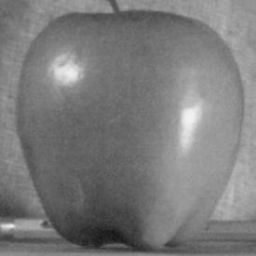
%> input picture Fourier Transformation/apple1.bmp, 256 x 256 px
$ octave appl.m   (GNU Octave 9; MATLAB toolbox functions it lacks are replaced by stand-ins)
%> lines starting %> are read from the running program, lines starting %| are printed output that depends on the picture
close all
clear all
clc

ap = imread('apple1.bmp');
%> ap is the input picture: size 256x256 uint8; min 22, max 242, mean 122.8

%Fourier Transform Image 2D
f = fft2(ap);
%Map origin to middle because all transformations on frequencies start from middle
fsh = fftshift(f);

figure, imshow(ap);
figure, imshow(f);
%> after `imshow(f)`:
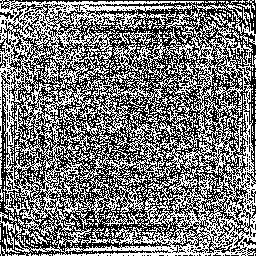
%> displayed picture: size 256x256, on the screen's scale of 0 to 255; min 0, max 255, mean 120.8
figure, imshow(fsh);
%> after `imshow(fsh)`:
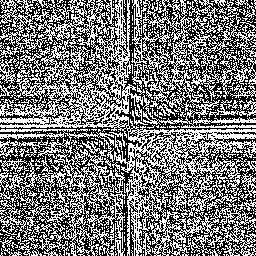
%> displayed picture: size 256x256, on the screen's scale of 0 to 255; min 0, max 255, mean 120.8; mean of the top-left, top-right, bottom-left and bottom-right quarters 128.7, 113.7, 112.2, 128.5
figure, imshow(fsh, []);
figure, imshow(log(fsh));
